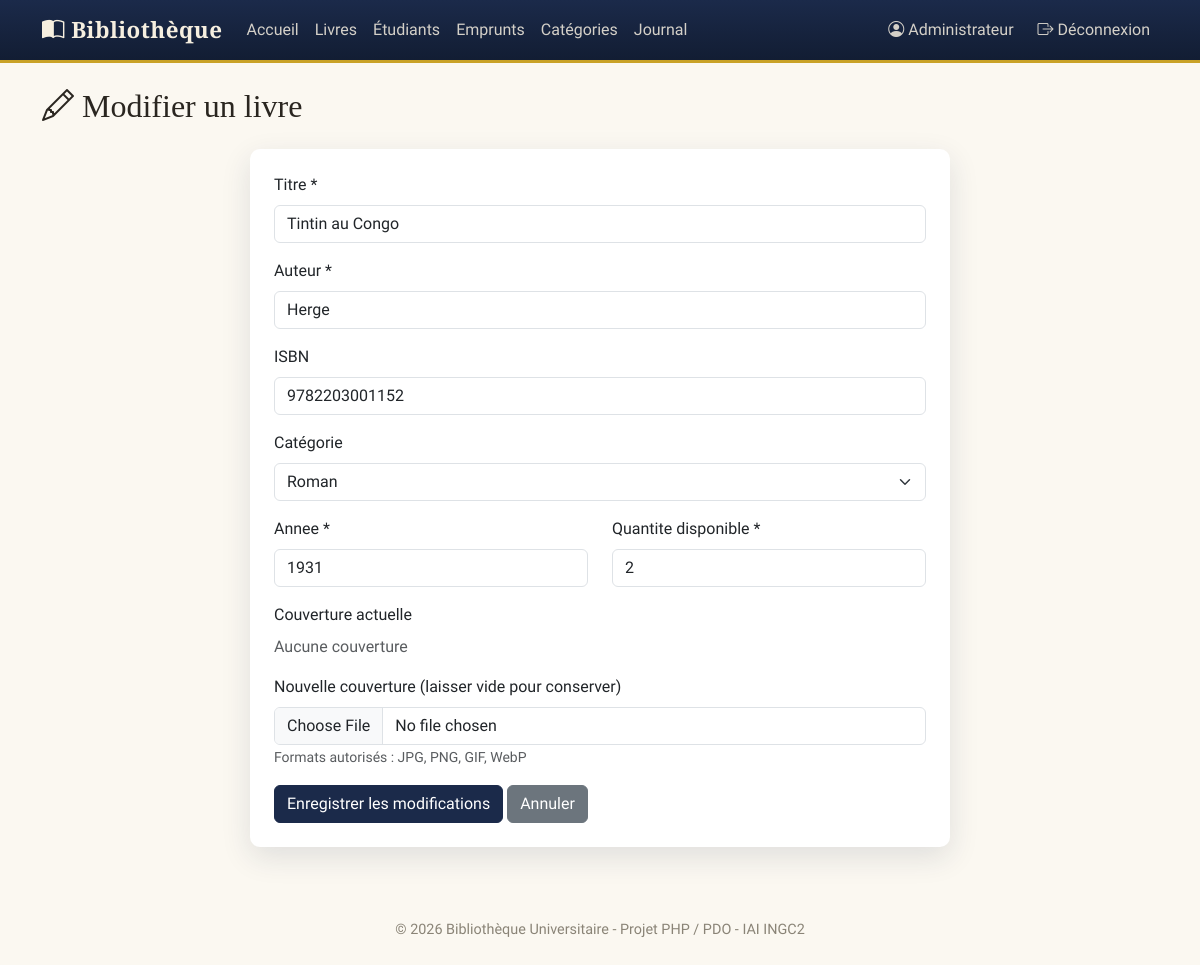
The app's page /views/livres/modifier.php?id=30 (signed in) with its own data.
### tables this page shows
CREATE TABLE livres (
    id INT AUTO_INCREMENT PRIMARY KEY,
    titre VARCHAR(150) NOT NULL,
    auteur VARCHAR(100) NOT NULL,
    isbn VARCHAR(20),
    annee INT,
    quantite INT NOT NULL DEFAULT 0,
    id_categorie INT NULL,
    couverture VARCHAR(255) NULL,
    FOREIGN KEY (id_categorie) REFERENCES categories(id)
);

CREATE TABLE categories (
    id INT AUTO_INCREMENT PRIMARY KEY,
    nom VARCHAR(50) NOT NULL UNIQUE
);

### models/livres.php (called while the page is built, shortened)
<?php
function db_livre_trouver(int $id)
{
    $pdo = get_pdo();
    $sql = 'SELECT livres.*, categories.nom AS categorie_nom
            FROM livres
            LEFT JOIN categories ON livres.id_categorie = categories.id
            WHERE livres.id = :id LIMIT 1';
    $stmt = $pdo->prepare($sql);
    $stmt->bindValue(':id', $id, PDO::PARAM_INT);
    $stmt->execute();
    return $stmt->fetch();
}

### config/helpers.php (called while the page is built, shortened)
<?php
function e(?string $valeur): string
{
    return htmlspecialchars($valeur ?? '', ENT_QUOTES, 'UTF-8');
}

### models/categories.php (called while the page is built, shortened)
<?php
function db_categorie_lister_toutes(): array
{
    $pdo = get_pdo();
    return $pdo->query('SELECT * FROM categories ORDER BY nom ASC')->fetchAll();
}

### views/livres/modifier.php (the view, shortened to what this page needs)
<?php
require_once __DIR__ . '/../../config/helpers.php';
require_once __DIR__ . '/../../controllers/livres.php';
require_once __DIR__ . '/../../models/categories.php';
$id = filter_var($_GET['id'] ?? '', FILTER_VALIDATE_INT);
$livre = db_livre_trouver($id);
$valeurs = $livre;
$categories = db_categorie_lister_toutes();
require __DIR__ . '/../_header.php';
?>
<h2 class="mb-4"><i class="bi bi-pencil"></i> Modifier un livre</h2>
<div class="card p-4 mx-auto" style="max-width: 700px;">
    <form method="POST" novalidate enctype="multipart/form-data">
        <div class="mb-3">
            <label class="form-label">Titre *</label>
            <input type="text" name="titre" class="form-control" required
                   value="<?php echo e($valeurs['titre']); ?>">
        </div>
        <div class="mb-3">
            <label class="form-label">Auteur *</label>
            <input type="text" name="auteur" class="form-control" required
                   value="<?php echo e($valeurs['auteur']); ?>">
        </div>
        <div class="mb-3">
            <label class="form-label">ISBN</label>
            <input type="text" name="isbn" class="form-control"
                   value="<?php echo e($valeurs['isbn']); ?>">
        </div>
        <div class="mb-3">
            <label class="form-label">Catégorie</label>
            <select name="id_categorie" class="form-select">
                <?php foreach ($categories as $cat): ?>
                    <option value="<?php echo (int) $cat['id']; ?>"
                        <?php echo (string) ($valeurs['id_categorie'] ?? '') === (string) $cat['id'] ? 'selected' : ''; ?>>
                        <?php echo e($cat['nom']); ?>
                    </option>
                <?php endforeach; ?>
            </select>
        </div>
        <div class="row">
            <div class="col-md-6 mb-3">
                <label class="form-label">Annee *</label>
                <input type="number" name="annee" class="form-control" required
                       value="<?php echo e((string) $valeurs['annee']); ?>">
            </div>
            <div class="col-md-6 mb-3">
                <label class="form-label">Quantite disponible *</label>
                <input type="number" name="quantite" min="0" class="form-control" required
                       value="<?php echo e((string) $valeurs['quantite']); ?>">
            </div>
        </div>
        <div class="mb-3">
            <label class="form-label">Couverture actuelle</label>
            <div class="mb-2">
                <?php if (!empty($valeurs['couverture']) && file_exists(__DIR__ . '/../../' . $valeurs['couverture'])): ?>
                    <img src="<?php echo BASE_URL . $valeurs['couverture']; ?>"
                         alt="Couverture"
                         style="max-width: 150px; max-height: 200px; border-radius: 4px; box-shadow: 0 2px 8px rgba(0,0,0,0.1);">
                <?php else: ?>
                    <p class="text-muted">Aucune couverture</p>
                <?php endif; ?>
            </div>
            <label class="form-label">Nouvelle couverture (laisser vide pour conserver)</label>
            <input type="file" name="couverture" class="form-control" accept="image/*">
            <small class="text-muted">Formats autorisés : JPG, PNG, GIF, WebP</small>
        </div>
        <button type="submit" class="btn btn-primary">Enregistrer les modifications</button>
        <a href="liste.php" class="btn btn-secondary">Annuler</a>
    </form>
</div>
<?php require __DIR__ . '/../_footer.php'; ?>

### assets/css/style.css (style rules this page uses)
:root { --ink: #1B2A4A; --ink-deep: #121D33; --parchment: #F6EFE0; --parchment-2:#EFE4CC; --brass: #C9A227; --brass-dark: #9C7C1D; --burgundy: #7A2E2E; --burgundy-2: #5C2222; --sage: #5B7B6B; --charcoal: #2A2620; --paper: #FBF8F1; --font-display: 'Playfair Display', Georgia, serif; --font-body: 'Work Sans', 'Segoe UI', sans-serif; --radius: 10px; --shadow-soft: 0 10px 30px rgba(27, 42, 74, 0.12); }
body { background-color: var(--paper); font-family: var(--font-body); color: var(--charcoal); }
h1, h2, h3, h4, .brand, .stat-number { font-family: var(--font-display); }
.card { border: none; border-radius: var(--radius); box-shadow: var(--shadow-soft); }
.btn-primary { background-color: var(--ink); border-color: var(--ink); }

### records on screen
livres: titre "Tintin au Congo", auteur "Herge", isbn "9782203001152", id_categorie "Roman", annee "1931", quantite "2"

### other values on screen
$_SESSION['utilisateur_nom'] "Administrateur"
